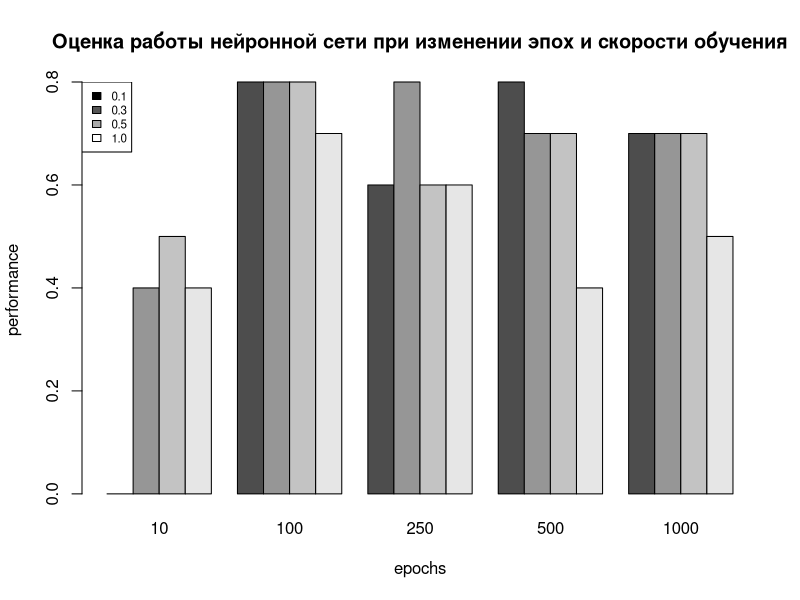

This figure's R source:
###########################################################
########### MIT license 2022 Vladimir Shalyapin ###########
###########            R version 4.1.1          ###########
###########################################################
 
epochs <- c("10", "100", "250", "500", "1000")
learning_rate <- c("0.1", "0.3", "0.5", "1.0")
palet=colorRampPalette(c("black","white"))
colors=palet(4)
 
# Create the matrix of the values.
Values <- matrix(c(0.0, 0.8, 0.6, 0.8, 0.7, 0.4, 0.8, 0.8, 0.7, 0.7, 0.5, 0.8, 0.6, 0.7, 0.7, 0.4, 0.7, 0.6, 0.4, 0.5),
                 nrow = 4, ncol = 5, byrow = TRUE)
 
# Create the bar chart
barplot(Values, main = "Оценка работы нейронной сети при изменении эпох и скорости обучения", names.arg = epochs,
                          xlab = "epochs", ylab = "performance",
                          beside = TRUE)
 
# Add the legend to the chart
legend("topleft", learning_rate, cex = 0.7, fill = colors)
